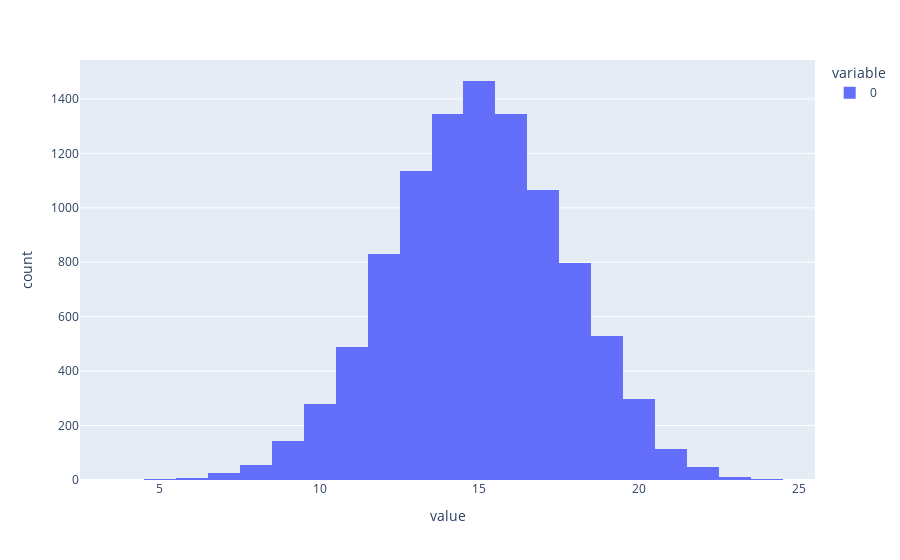

Notebook cell for this chart:
### Code cell
px.histogram(resultado, height=600)

### Figure 1 — Plotly figure (JSON) as saved in the notebook; plotly's stock layout.template omitted (floating-point values rounded to 4 significant figures; data arrays with more than 128 entries replaced by an {"elided": "..."} marker saying what was removed)
{"data": [{"alignmentgroup": "True", "bingroup": "x", "hovertemplate": "variable=0<br>value=%{x}<br>count=%{y}<extra></extra>", "legendgroup": "0", "marker": {"color": "#636efa", "pattern": {"shape": ""}}, "name": "0", "offsetgroup": "0", "orientation": "v", "showlegend": true, "type": "histogram", "x": {"elided": "10000 int values"}, "xaxis": "x", "yaxis": "y"}], "layout": {"autosize": true, "barmode": "relative", "legend": {"title": {"text": "variable"}, "tracegroupgap": 0}, "margin": {"t": 60}, "xaxis": {"anchor": "y", "autorange": true, "domain": [0, 1], "range": [2.5, 25.5], "title": {"text": "value"}, "type": "linear"}, "yaxis": {"anchor": "x", "autorange": true, "domain": [0, 1], "range": [0, 1543.0], "title": {"text": "count"}}}}
